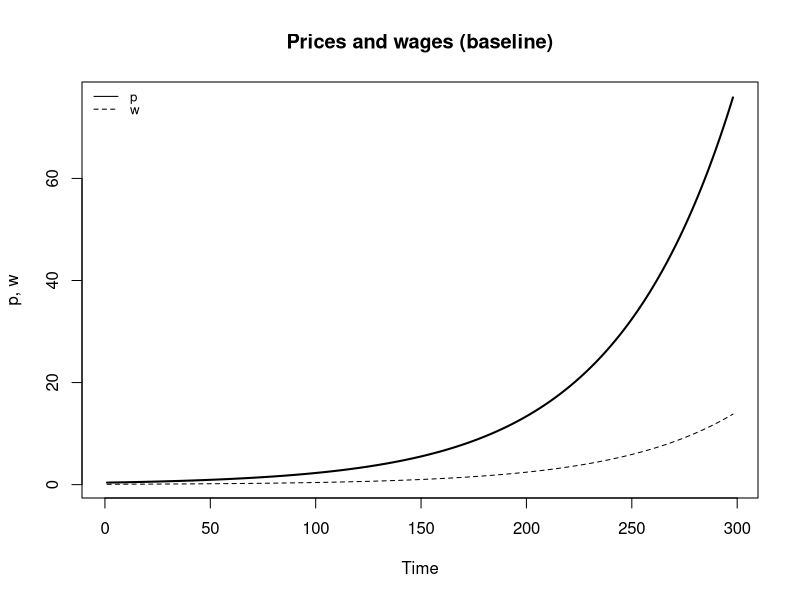
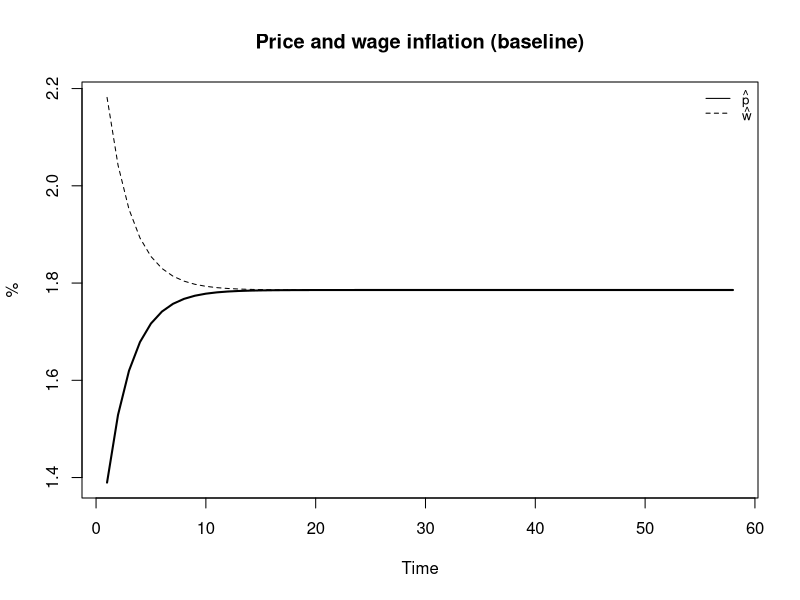
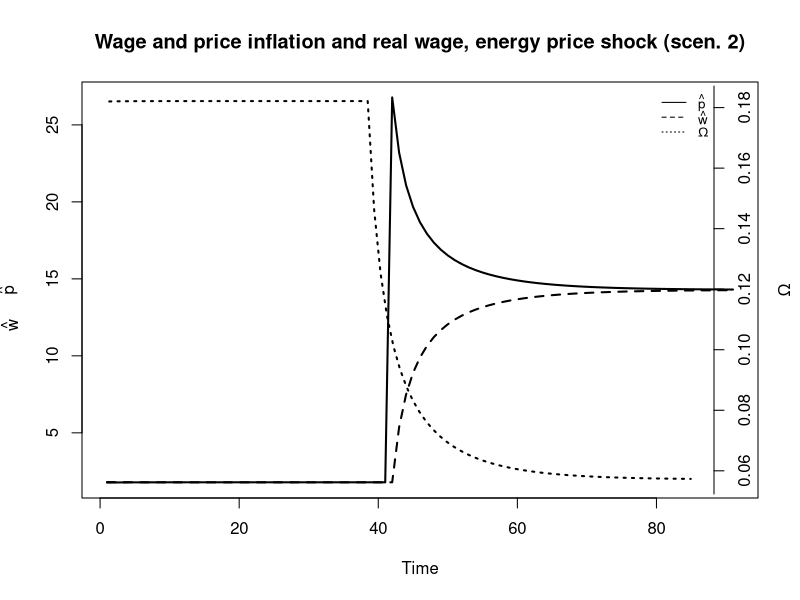
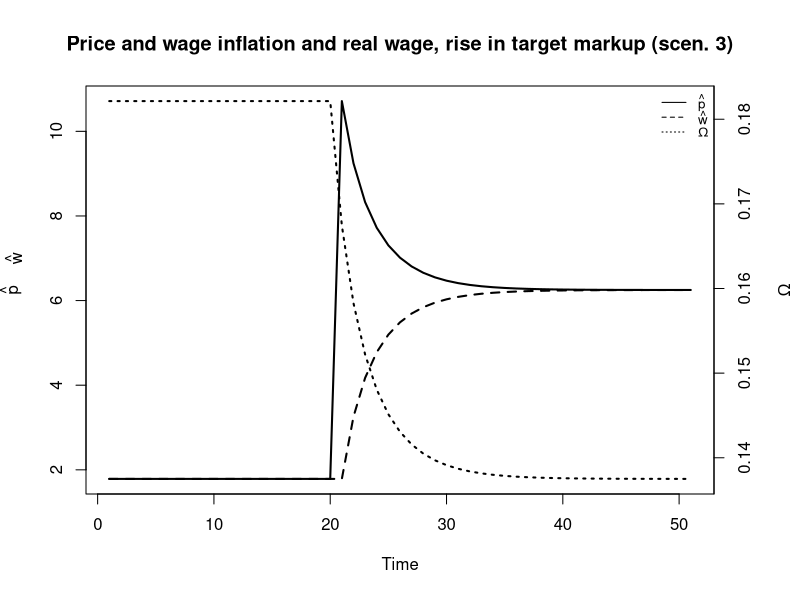
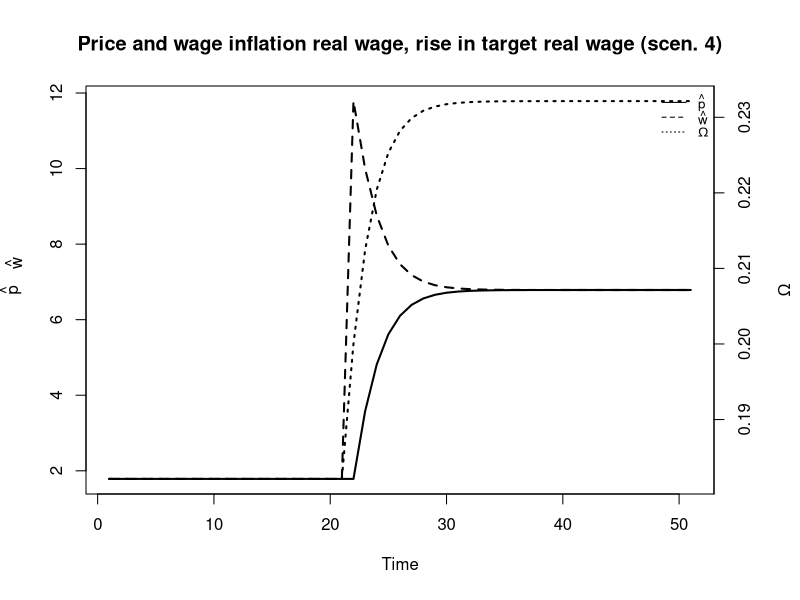
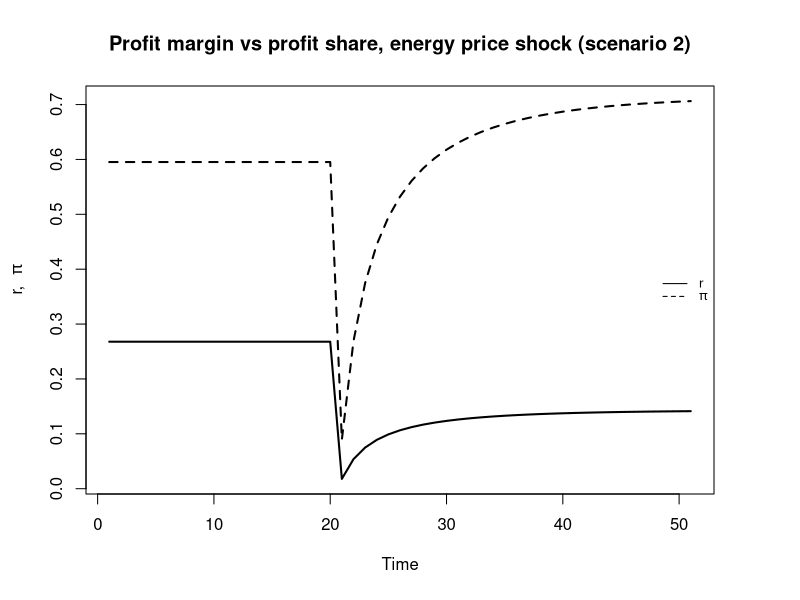
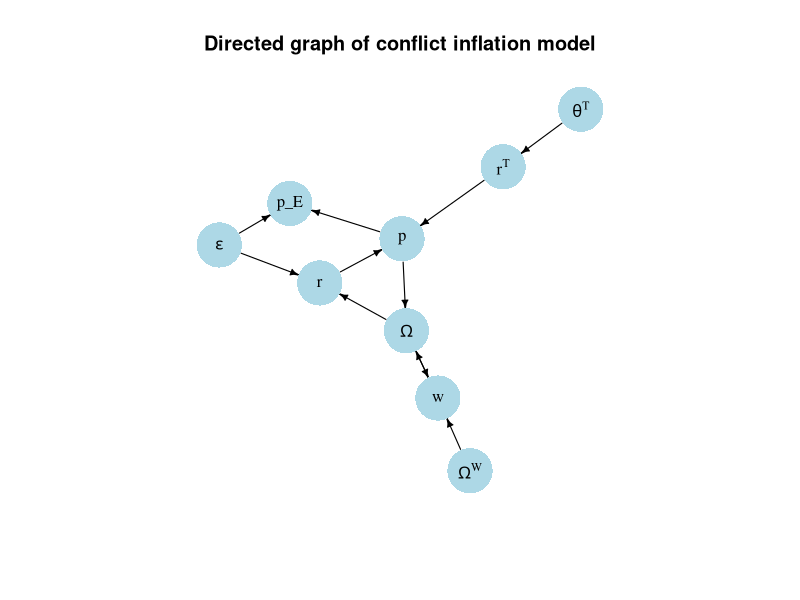

Write the R code that produced these figures, in order.
## ---- chunk 1

#Clear the environment
rm(list=ls(all=TRUE))

#Set number of periods
Q = 300

# Set number of scenarios (including baselines)
S=4

# Set period in which exogenous shift will occur
q=50

#Create (S x Q) matrices in which equilibrium solutions from different parameterisations will be stored
omega=matrix(data=0.5, nrow=S, ncol=Q)   # real wage
w=matrix(data=0.1, nrow=S, ncol=Q)       # nominal wage
p=matrix(data=0.5, nrow=S, ncol=Q)       # price level
w_hat=matrix(data=0.1, nrow=S, ncol=Q)   # growth rate of nominal wages
p_hat=matrix(data=0.1, nrow=S, ncol=Q)   # growth rate of prices = inflation rate
p_T=matrix(data=0.5, nrow=S, ncol=Q)     # firms' desired price level
omega_f=matrix(data=0.5, nrow=S, ncol=Q) # firms' desired real wage 
p_E=matrix(data=0.5, nrow=S, ncol=Q)   # nominal energy price
r_T=matrix(data=0.5, nrow=S, ncol=Q)     # target profit margin
r=matrix(data=0.5, nrow=S, ncol=Q)       # realised profit margin

# Set constant parameter values
phi=1     # adjustment speed of nominal wages
psi=1   # adjustment speed of prices
delta=1   # energy intensity

# Set and initialise exogenous variables/parameters that will be shifted
epsilon=matrix(data=0.55, nrow=S, ncol=Q)  # real energy price
theta_T=matrix(data=0.4, nrow=S, ncol=Q)       # target markup
omega_w=matrix(data=0.2, nrow=S, ncol=Q)   # target real wage of workers

# Set parameter values for different scenarios
epsilon[2,q:Q]=0.8 # scenario 2: rise in real energy price
theta_T[3,q:Q]=0.6     # scenario 3: rise in target markup
omega_w[4,q:Q]=0.3 # scenario 4: rise in target real wage of workers

# Simulate the model by looping over Q time periods for S different scenarios
for (i in 1:S){
    
  for (t in 2:Q){
    
    for (iterations in 1:1000){ # iterate the model 1000-times in each period
    
    #(1) Real wage
    omega[i,t] =w[i,t]/p[i,t]
      
    #(2) Nominal wage
    w[i,t] = w[i,t-1]*(1 + phi*(omega_w[i,t-1] - omega[i,t-1]))
    
    #(3) Price level
    p[i,t] = p[i, t-1]*(1 + psi*(r_T[i, t-1] - r[i, t-1]))
    
    #(4) Firms' desired real wage
    omega_f[i,t] = w[i,t]/p_T[i,t]
    
    #(5) Firms' desired price level
    p_T[i,t] = (1 + theta_T[i,t])*(w[i,t] + delta * p_E[i,t])
    
    #(6) Nominal energy price
    p_E[i,t]=epsilon[i,t]*p[i,t]
    
    # Target profit margin
    r_T[i, t-1] = theta_T[i, t]/(1 + theta_T[i, t])
    
    # Realised profit margin
    r[i, t] = 1 - omega[i, t] - epsilon[i,t]*delta
    
    # Growth rate of nominal wages
    w_hat[i,t]= (w[i,t]- w[i,t-1])/w[i,t-1]
    
    # Growth rate of prices = inflation rate
    p_hat[i,t]= (p[i,t]- p[i,t-1])/p[i,t-1]

  } # close iterations loop
 }  # close time loop
}   # close scenarios loop

## ---- chunk 2
#| label: fig-baseline-prices
#| fig-cap: Prices and wages (baseline)

# Set start and end periods for plots
Tmin =3
Tmax=300

# Prices and wages (baseline)
plot(p[1, Tmin:Tmax],type="l", col=1, lwd=2, lty=1, xlab="Time", ylab="p, w") 
title(main="Prices and wages (baseline)", cex=0.8)
lines(w[1, Tmin:Tmax],lty=2)
legend("topleft", legend=c("p", "w"),
       lty=1:2, cex=0.8, bty = "n", y.intersp=0.8)

## ---- chunk 3
#| label: fig-baseline-inflation
#| fig-cap: Price and wage inflation (baseline)

# Set start and end periods for plots
Tmin =3
Tmax=60

# Price and wage inflation (in %) (baseline)
plot(100*p_hat[1, Tmin:Tmax],type="l", col=1, lwd=2, lty=1, xlab="Time", ylab="%", ylim=range(100*p_hat[1, Tmin:Tmax], 100*w_hat[1, Tmin:Tmax])) 
title(main="Price and wage inflation (baseline)", cex=0.8)
lines(100*w_hat[1, Tmin:Tmax],lty=2)
legend("topright", legend=c(expression(hat(p)), expression(hat(w))),
       lty=1:2, cex=0.8, bty = "n", y.intersp=0.8)
## ---- chunk 4
#| label: fig-energy
#| fig-cap: Price and wage inflation and real wage (energy price shock)

# Set start and end periods for plots
Tmin =10
Tmax=100

# Inflation and real wage in energy price shock scenario
plot(100*p_hat[2, Tmin:Tmax], type="l", col=1, lwd=2, lty=1, xlab="Time", ylab=expression(hat(p))) 
title(main="Wage and price inflation and real wage, energy price shock (scen. 2)", cex=0.8)
lines(100*w_hat[2, Tmin:Tmax],lty=2, lwd=2)
mtext(expression(hat(w)), side = 2, line = 3, at=12)
par(mar = c(5, 4, 4, 4) + 0.3)
par(new = TRUE)
plot(omega[2, Tmin:Tmax], type="l", col=1, lwd=2, lty=3, font.main=1, cex.main=1,ylab = '', axes=FALSE,
     xlab = '', ylim = range(omega[2, Tmin:Tmax]), cex=0.8)
axis(side = 4, at=pretty(omega[2, Tmin:Tmax]))  
mtext(expression(Omega), side = 4, line = 3)
legend("topright", legend=c(expression(hat(p)),expression(hat(w)), expression(Omega)),
       lty=1:3, cex=0.8, bty = "n", y.intersp=0.8)
## ---- chunk 5
#| label: fig-markup
#| fig-cap: Increase in target markup

# Set start and end periods for plots
Tmin =30
Tmax=80

# Inflation and real wage in scenario 3
plot(100*p_hat[3, Tmin:Tmax], type="l", col=1, lwd=2, lty=1, xlab="Time", ylab=expression(hat(p))) 
title(main="Price and wage inflation and real wage, rise in target markup (scen. 3)", cex=0.8)
lines(100*w_hat[3, Tmin:Tmax],lty=2, lwd=2)
mtext(expression(hat(w)), side = 2, line = 3, at=7)
par(mar = c(5, 4, 4, 4) + 0.3)
par(new = TRUE)
plot(omega[3, Tmin:Tmax], type="l", col=1, lwd=2, lty=3, font.main=1, cex.main=1,ylab = '', axes=FALSE,
     xlab = '', ylim = range(omega[3, Tmin:Tmax]), cex=0.8)
axis(side = 4, at=pretty(omega[3, Tmin:Tmax]))  
mtext(expression(Omega), side = 4, line = 3)
legend("topright", legend=c(expression(hat(p)),expression(hat(w)), expression(Omega)),
       lty=1:3, cex=0.8, bty = "n", y.intersp=0.8)
## ---- chunk 6
#| label: fig-targetrealwage
#| fig-cap: Increase in target real wage of workers

# Inflation and real wage in scenario 4
plot(100*p_hat[4, Tmin:Tmax], type="l", col=1, lwd=2, lty=1, xlab="Time", ylab=expression(hat(p)), ylim=range(100*p_hat[4, Tmin:Tmax], 100*w_hat[4, Tmin:Tmax])) 
title(main="Price and wage inflation real wage, rise in target real wage (scen. 4)", cex=0.8)
lines(100*w_hat[4, Tmin:Tmax],lty=2, lwd=2)
mtext(expression(hat(w)), side = 2, line = 3, at=7.5)
par(mar = c(5, 4, 4, 4) + 0.3)
par(new = TRUE)
plot(omega[4, Tmin:Tmax], type="l", col=1, lwd=2, lty=3, font.main=1, cex.main=1,ylab = '', axes=FALSE,
     xlab = '', ylim = range(omega[4, Tmin:Tmax]), cex=0.8)
axis(side = 4, at=pretty(omega[4, Tmin:Tmax]))  
mtext(expression(Omega), side = 4, line = 3)
legend("topright", legend=c(expression(hat(p)),expression(hat(w)), expression(Omega)),
       lty=1:3, cex=0.8, bty = "n", y.intersp=0.8)
## ---- chunk 7
#| label: fig-energy-prof
#| fig-cap: Profit margin and profit share (energy price shock)

# Calculate final output profit share
pi=(p-w-p_E*delta)/(p-p_E*delta)

# Check if psi*r_T > phi*omega_w, implying that the effect of an energy price increase on the profit share of the final output sector is positive
print(psi*r_T[1,1] - phi*omega_w[1,1] >0)

# Plot profit margin and profit share in energy price shock scenario
plot(r[2, Tmin:Tmax], type="l", col=1, lwd=2, lty=1, xlab="Time", ylab="r,", ylim=range(r[2, Tmin:Tmax], pi[2, Tmin:Tmax])) 
title(main="Profit margin vs profit share, energy price shock (scenario 2)", cex=0.8)
lines(pi[2, Tmin:Tmax],lty=2, lwd=2)
mtext(expression(pi), side = 2, line = 3, at=0.4)
legend("right", legend=c("r", expression(pi)),
       lty=1:2, cex=0.8, bty = "n", y.intersp=0.8)
## ---- chunk 8
## Create directed graph
# Construct auxiliary Jacobian matrix for 9 variables: 
  # endogenous: (1) Omega, (2) w, (3) p, (4) r^T, (5) r, (6) p_E
  # exogenous: (7) epsilon, (8) \theta^T, (9) Omega^W

              #O w p rF r g e mF OW
M_mat=matrix(c(0,1,1, 0,0,0,0, 0, 0,  # Omega
               1,0,0, 0,0,0,0, 0, 1,  # w
               0,0,0, 1,1,0,0, 0, 0,  # p
               0,0,0, 0,0,0,0, 1, 0,  # rf
               1,0,0, 0,0,0,1, 0, 0,  # r
               0,0,1, 0,0,0,1, 0, 0,  # p_E
               0,0,0, 0,0,0,0, 0, 0,  # epsilon
               0,0,0, 0,0,0,0, 0, 0,  # \theta^T
               0,0,0, 0,0,0,0, 0, 0),  # Omega^W
               9, 9, byrow=TRUE)

# Create adjacency matrix from transpose of auxiliary Jacobian and add column names
A_mat=t(M_mat)

# Create directed graph from adjacency matrix
library(igraph)
dg=graph_from_adjacency_matrix(A_mat, mode="directed", weighted= NULL)

# Define node labels
V(dg)$name=c(expression(Omega), "w", "p", expression(r^T), "r",
             expression(p_E), expression(epsilon), expression(theta^T), expression(Omega^W))


# Plot directed graph matrix
plot(dg, main="Directed graph of conflict inflation model", vertex.size=25, vertex.color="lightblue", 
     vertex.label.color="black", edge.arrow.size=0.4, edge.width=1.1, edge.size=2,
     edge.arrow.width=1.2, edge.color="black", vertex.label.cex=1, 
     vertex.frame.color="NA", margin=-0.08)
## ---- chunk 9
## Check solution for equilibrium real wage
# Analytical
(omega_eq= (phi*omega_w[1,1]+psi*(1/(1+theta_T[1,1]) -delta*epsilon[1,1]))/(phi+psi))
# Numerical
omega[1,Q]

## Check solution for equilibrium inflation rate
# Analytical
phi*psi*(omega_w[1,1]-(1/(1+theta_T[1,1]) -delta*epsilon[1,1]))/(phi+psi)
# Numerical
p_hat[1,Q]

## Check condition for instability: Omega^W > Omega^F
print(omega_w[1,1] > 1/(1+theta_T[1,1]) -delta*epsilon[1,1])
## ---- chunk 10
## Check eigenvalues of Jacobian matrix
# Define matrix
J=matrix(c(1+p_hat[1,Q]-phi*omega[1,Q], phi*omega[1,Q]^2,
           psi, 1+p_hat[1,Q]-psi*omega[1,Q]), 
           2, 2, byrow=TRUE)

# Obtain eigenvalues 
ev=eigen(J)
(evals = ev$values)
evecs = ev$vectors

# Obtain determinant and trace
det=det(J)      # determinant
tr=sum(diag(J)) # trace

#Check stability conditions
print(1+tr+det>0)
print(1-tr+det>0)
print(1-det>0)

## ---- chunk 11
# Normalise eigenvectors by dividing through by the second element
evecs_norm=evecs
for (i in 1:2){
  evecs_norm[,i]=evecs[,i]/evecs[2,i]
}

# Compare first element of normalised eigenvector with real wage Omega=w/p
evecs_norm[1,1]
omega[1,Q] 

